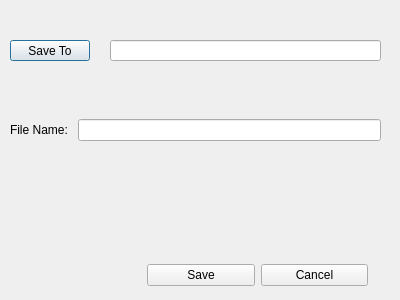
<?xml version="1.0" encoding="UTF-8"?>
<ui version="4.0">
 <class>FileCreator</class>
 <widget class="QDialog" name="FileCreator">
  <property name="geometry">
   <rect>
    <x>0</x>
    <y>0</y>
    <width>400</width>
    <height>300</height>
   </rect>
  </property>
  <property name="windowTitle">
   <string>Log File Creator</string>
  </property>
  <property name="modal">
   <bool>true</bool>
  </property>
  <widget class="QLineEdit" name="lineEdit">
   <property name="geometry">
    <rect>
     <x>110</x>
     <y>40</y>
     <width>271</width>
     <height>21</height>
    </rect>
   </property>
   <property name="readOnly">
    <bool>true</bool>
   </property>
  </widget>
  <widget class="QPushButton" name="FilePathButton">
   <property name="geometry">
    <rect>
     <x>10</x>
     <y>40</y>
     <width>80</width>
     <height>21</height>
    </rect>
   </property>
   <property name="text">
    <string>Save To</string>
   </property>
  </widget>
  <widget class="QWidget" name="gridLayoutWidget">
   <property name="geometry">
    <rect>
     <x>147</x>
     <y>260</y>
     <width>221</width>
     <height>31</height>
    </rect>
   </property>
   <layout class="QGridLayout" name="gridLayout">
    <item row="0" column="0">
     <widget class="QPushButton" name="SaveButton">
      <property name="text">
       <string>Save</string>
      </property>
     </widget>
    </item>
    <item row="0" column="1">
     <widget class="QPushButton" name="CancelButton">
      <property name="text">
       <string>Cancel</string>
      </property>
      <property name="autoDefault">
       <bool>true</bool>
      </property>
      <property name="default">
       <bool>false</bool>
      </property>
      <property name="flat">
       <bool>false</bool>
      </property>
     </widget>
    </item>
   </layout>
  </widget>
  <widget class="QWidget" name="horizontalLayoutWidget">
   <property name="geometry">
    <rect>
     <x>10</x>
     <y>90</y>
     <width>371</width>
     <height>80</height>
    </rect>
   </property>
   <layout class="QHBoxLayout" name="horizontalLayout">
    <item>
     <widget class="QLabel" name="label">
      <property name="text">
       <string>File Name: </string>
      </property>
     </widget>
    </item>
    <item>
     <widget class="QLineEdit" name="lineEdit_2"/>
    </item>
   </layout>
  </widget>
 </widget>
 <resources/>
 <connections/>
</ui>
